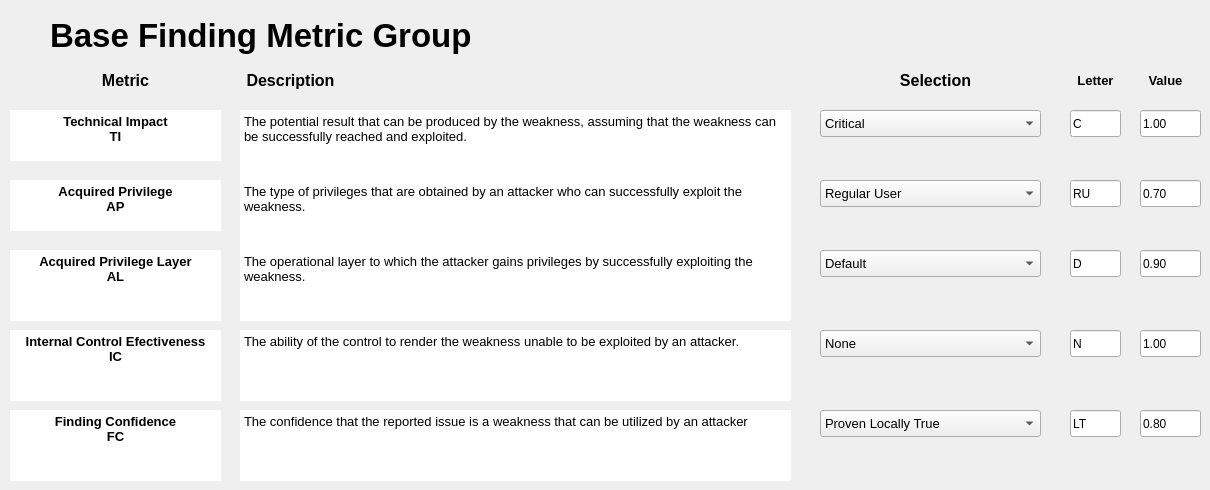
    <widget class="QWidget" name="tab_2">
     <attribute name="title">
      <string>Base Finding</string>
     </attribute>
     <widget class="QLabel" name="label_5">
      <property name="geometry">
       <rect>
        <x>50</x>
        <y>0</y>
        <width>1141</width>
        <height>71</height>
       </rect>
      </property>
      <property name="font">
       <font>
        <pointsize>25</pointsize>
        <weight>75</weight>
        <italic>false</italic>
        <bold>true</bold>
        <underline>false</underline>
        <strikeout>false</strikeout>
        <kerning>true</kerning>
       </font>
      </property>
      <property name="text">
       <string>Base Finding Metric Group</string>
      </property>
     </widget>
     <widget class="QLabel" name="label_6">
      <property name="geometry">
       <rect>
        <x>90</x>
        <y>70</y>
        <width>71</width>
        <height>21</height>
       </rect>
      </property>
      <property name="font">
       <font>
        <pointsize>12</pointsize>
        <weight>75</weight>
        <bold>true</bold>
       </font>
      </property>
      <property name="text">
       <string>Metric</string>
      </property>
      <property name="alignment">
       <set>Qt::AlignCenter</set>
      </property>
     </widget>
     <widget class="QTextEdit" name="textEdit">
      <property name="geometry">
       <rect>
        <x>10</x>
        <y>110</y>
        <width>211</width>
        <height>51</height>
       </rect>
      </property>
      <property name="frameShape">
       <enum>QFrame::NoFrame</enum>
      </property>
      <property name="lineWidth">
       <number>0</number>
      </property>
      <property name="html">
       <string>&lt;!DOCTYPE HTML PUBLIC &quot;-//W3C//DTD HTML 4.0//EN&quot; &quot;http://www.w3.org/TR/REC-html40/strict.dtd&quot;&gt;
&lt;html&gt;&lt;head&gt;&lt;meta name=&quot;qrichtext&quot; content=&quot;1&quot; /&gt;&lt;style type=&quot;text/css&quot;&gt;
p, li { white-space: pre-wrap; }
&lt;/style&gt;&lt;/head&gt;&lt;body style=&quot; font-family:'Ubuntu'; font-size:10pt; font-weight:400; font-style:normal;&quot;&gt;
&lt;p align=&quot;center&quot; style=&quot; margin-top:0px; margin-bottom:0px; margin-left:0px; margin-right:0px; -qt-block-indent:0; text-indent:0px;&quot;&gt;&lt;span style=&quot; font-weight:600;&quot;&gt;Technical Impact&lt;/span&gt;&lt;/p&gt;
&lt;p align=&quot;center&quot; style=&quot; margin-top:0px; margin-bottom:0px; margin-left:0px; margin-right:0px; -qt-block-indent:0; text-indent:0px;&quot;&gt;&lt;span style=&quot; font-weight:600;&quot;&gt;TI&lt;/span&gt;&lt;/p&gt;&lt;/body&gt;&lt;/html&gt;</string>
      </property>
     </widget>
     <widget class="QTextEdit" name="textEdit_2">
      <property name="geometry">
       <rect>
        <x>10</x>
        <y>180</y>
        <width>211</width>
        <height>51</height>
       </rect>
      </property>
      <property name="frameShape">
       <enum>QFrame::NoFrame</enum>
      </property>
      <property name="lineWidth">
       <number>0</number>
      </property>
      <property name="html">
       <string>&lt;!DOCTYPE HTML PUBLIC &quot;-//W3C//DTD HTML 4.0//EN&quot; &quot;http://www.w3.org/TR/REC-html40/strict.dtd&quot;&gt;
&lt;html&gt;&lt;head&gt;&lt;meta name=&quot;qrichtext&quot; content=&quot;1&quot; /&gt;&lt;style type=&quot;text/css&quot;&gt;
p, li { white-space: pre-wrap; }
&lt;/style&gt;&lt;/head&gt;&lt;body style=&quot; font-family:'Ubuntu'; font-size:10pt; font-weight:400; font-style:normal;&quot;&gt;
&lt;p align=&quot;center&quot; style=&quot; margin-top:0px; margin-bottom:0px; margin-left:0px; margin-right:0px; -qt-block-indent:0; text-indent:0px;&quot;&gt;&lt;span style=&quot; font-weight:600;&quot;&gt;Acquired Privilege&lt;/span&gt;&lt;/p&gt;
&lt;p align=&quot;center&quot; style=&quot; margin-top:0px; margin-bottom:0px; margin-left:0px; margin-right:0px; -qt-block-indent:0; text-indent:0px;&quot;&gt;&lt;span style=&quot; font-weight:600;&quot;&gt;AP&lt;/span&gt;&lt;/p&gt;&lt;/body&gt;&lt;/html&gt;</string>
      </property>
     </widget>
     <widget class="QTextEdit" name="textEdit_3">
      <property name="geometry">
       <rect>
        <x>10</x>
        <y>250</y>
        <width>211</width>
        <height>71</height>
       </rect>
      </property>
      <property name="frameShape">
       <enum>QFrame::NoFrame</enum>
      </property>
      <property name="lineWidth">
       <number>0</number>
      </property>
      <property name="html">
       <string>&lt;!DOCTYPE HTML PUBLIC &quot;-//W3C//DTD HTML 4.0//EN&quot; &quot;http://www.w3.org/TR/REC-html40/strict.dtd&quot;&gt;
&lt;html&gt;&lt;head&gt;&lt;meta name=&quot;qrichtext&quot; content=&quot;1&quot; /&gt;&lt;style type=&quot;text/css&quot;&gt;
p, li { white-space: pre-wrap; }
&lt;/style&gt;&lt;/head&gt;&lt;body style=&quot; font-family:'Ubuntu'; font-size:10pt; font-weight:400; font-style:normal;&quot;&gt;
&lt;p align=&quot;center&quot; style=&quot; margin-top:0px; margin-bottom:0px; margin-left:0px; margin-right:0px; -qt-block-indent:0; text-indent:0px;&quot;&gt;&lt;span style=&quot; font-weight:600;&quot;&gt;Acquired Privilege Layer&lt;/span&gt;&lt;/p&gt;
&lt;p align=&quot;center&quot; style=&quot; margin-top:0px; margin-bottom:0px; margin-left:0px; margin-right:0px; -qt-block-indent:0; text-indent:0px;&quot;&gt;&lt;span style=&quot; font-weight:600;&quot;&gt;AL&lt;/span&gt;&lt;/p&gt;&lt;/body&gt;&lt;/html&gt;</string>
      </property>
     </widget>
     <widget class="QTextEdit" name="textEdit_4">
      <property name="geometry">
       <rect>
        <x>10</x>
        <y>330</y>
        <width>211</width>
        <height>71</height>
       </rect>
      </property>
      <property name="frameShape">
       <enum>QFrame::NoFrame</enum>
      </property>
      <property name="lineWidth">
       <number>0</number>
      </property>
      <property name="html">
       <string>&lt;!DOCTYPE HTML PUBLIC &quot;-//W3C//DTD HTML 4.0//EN&quot; &quot;http://www.w3.org/TR/REC-html40/strict.dtd&quot;&gt;
&lt;html&gt;&lt;head&gt;&lt;meta name=&quot;qrichtext&quot; content=&quot;1&quot; /&gt;&lt;style type=&quot;text/css&quot;&gt;
p, li { white-space: pre-wrap; }
&lt;/style&gt;&lt;/head&gt;&lt;body style=&quot; font-family:'Ubuntu'; font-size:10pt; font-weight:400; font-style:normal;&quot;&gt;
&lt;p align=&quot;center&quot; style=&quot; margin-top:0px; margin-bottom:0px; margin-left:0px; margin-right:0px; -qt-block-indent:0; text-indent:0px;&quot;&gt;&lt;span style=&quot; font-weight:600;&quot;&gt;Internal Control Efectiveness&lt;/span&gt;&lt;/p&gt;
&lt;p align=&quot;center&quot; style=&quot; margin-top:0px; margin-bottom:0px; margin-left:0px; margin-right:0px; -qt-block-indent:0; text-indent:0px;&quot;&gt;&lt;span style=&quot; font-weight:600;&quot;&gt;IC&lt;/span&gt;&lt;/p&gt;&lt;/body&gt;&lt;/html&gt;</string>
      </property>
     </widget>
     <widget class="QTextEdit" name="textEdit_5">
      <property name="geometry">
       <rect>
        <x>10</x>
        <y>410</y>
        <width>211</width>
        <height>71</height>
       </rect>
      </property>
      <property name="frameShape">
       <enum>QFrame::NoFrame</enum>
      </property>
      <property name="lineWidth">
       <number>0</number>
      </property>
      <property name="html">
       <string>&lt;!DOCTYPE HTML PUBLIC &quot;-//W3C//DTD HTML 4.0//EN&quot; &quot;http://www.w3.org/TR/REC-html40/strict.dtd&quot;&gt;
&lt;html&gt;&lt;head&gt;&lt;meta name=&quot;qrichtext&quot; content=&quot;1&quot; /&gt;&lt;style type=&quot;text/css&quot;&gt;
p, li { white-space: pre-wrap; }
&lt;/style&gt;&lt;/head&gt;&lt;body style=&quot; font-family:'Ubuntu'; font-size:10pt; font-weight:400; font-style:normal;&quot;&gt;
&lt;p align=&quot;center&quot; style=&quot; margin-top:0px; margin-bottom:0px; margin-left:0px; margin-right:0px; -qt-block-indent:0; text-indent:0px;&quot;&gt;&lt;span style=&quot; font-weight:600;&quot;&gt;Finding Confidence&lt;/span&gt;&lt;/p&gt;
&lt;p align=&quot;center&quot; style=&quot; margin-top:0px; margin-bottom:0px; margin-left:0px; margin-right:0px; -qt-block-indent:0; text-indent:0px;&quot;&gt;&lt;span style=&quot; font-weight:600;&quot;&gt;FC&lt;/span&gt;&lt;/p&gt;&lt;/body&gt;&lt;/html&gt;</string>
      </property>
     </widget>
     <widget class="QLabel" name="label_7">
      <property name="geometry">
       <rect>
        <x>230</x>
        <y>70</y>
        <width>121</width>
        <height>21</height>
       </rect>
      </property>
      <property name="font">
       <font>
        <pointsize>12</pointsize>
        <weight>75</weight>
        <bold>true</bold>
       </font>
      </property>
      <property name="text">
       <string>Description</string>
      </property>
      <property name="alignment">
       <set>Qt::AlignCenter</set>
      </property>
     </widget>
     <widget class="QTextEdit" name="textEdit_6">
      <property name="geometry">
       <rect>
        <x>240</x>
        <y>110</y>
        <width>551</width>
        <height>71</height>
       </rect>
      </property>
      <property name="frameShape">
       <enum>QFrame::NoFrame</enum>
      </property>
      <property name="lineWidth">
       <number>0</number>
      </property>
      <property name="html">
       <string>&lt;!DOCTYPE HTML PUBLIC &quot;-//W3C//DTD HTML 4.0//EN&quot; &quot;http://www.w3.org/TR/REC-html40/strict.dtd&quot;&gt;
&lt;html&gt;&lt;head&gt;&lt;meta name=&quot;qrichtext&quot; content=&quot;1&quot; /&gt;&lt;style type=&quot;text/css&quot;&gt;
p, li { white-space: pre-wrap; }
&lt;/style&gt;&lt;/head&gt;&lt;body style=&quot; font-family:'Ubuntu'; font-size:10pt; font-weight:400; font-style:normal;&quot;&gt;
&lt;p style=&quot; margin-top:12px; margin-bottom:12px; margin-left:0px; margin-right:0px; -qt-block-indent:0; text-indent:0px;&quot;&gt;&lt;span style=&quot; font-family:'MS Shell Dlg 2';&quot;&gt;The potential result that can be produced by the weakness, assuming that the weakness can be successfully reached and exploited.&lt;/span&gt;&lt;/p&gt;&lt;/body&gt;&lt;/html&gt;</string>
      </property>
     </widget>
     <widget class="QTextEdit" name="textEdit_7">
      <property name="geometry">
       <rect>
        <x>240</x>
        <y>180</y>
        <width>551</width>
        <height>71</height>
       </rect>
      </property>
      <property name="frameShape">
       <enum>QFrame::NoFrame</enum>
      </property>
      <property name="lineWidth">
       <number>0</number>
      </property>
      <property name="html">
       <string>&lt;!DOCTYPE HTML PUBLIC &quot;-//W3C//DTD HTML 4.0//EN&quot; &quot;http://www.w3.org/TR/REC-html40/strict.dtd&quot;&gt;
&lt;html&gt;&lt;head&gt;&lt;meta name=&quot;qrichtext&quot; content=&quot;1&quot; /&gt;&lt;style type=&quot;text/css&quot;&gt;
p, li { white-space: pre-wrap; }
&lt;/style&gt;&lt;/head&gt;&lt;body style=&quot; font-family:'Ubuntu'; font-size:10pt; font-weight:400; font-style:normal;&quot;&gt;
&lt;p style=&quot; margin-top:0px; margin-bottom:0px; margin-left:0px; margin-right:0px; -qt-block-indent:0; text-indent:0px;&quot;&gt;&lt;span style=&quot; font-family:'MS Shell Dlg 2';&quot;&gt;The type of privileges that are obtained by an attacker who can successfully exploit the weakness.&lt;/span&gt;&lt;/p&gt;&lt;/body&gt;&lt;/html&gt;</string>
      </property>
     </widget>
     <widget class="QTextEdit" name="textEdit_8">
      <property name="geometry">
       <rect>
        <x>240</x>
        <y>250</y>
        <width>551</width>
        <height>71</height>
       </rect>
      </property>
      <property name="frameShape">
       <enum>QFrame::NoFrame</enum>
      </property>
      <property name="lineWidth">
       <number>0</number>
      </property>
      <property name="html">
       <string>&lt;!DOCTYPE HTML PUBLIC &quot;-//W3C//DTD HTML 4.0//EN&quot; &quot;http://www.w3.org/TR/REC-html40/strict.dtd&quot;&gt;
&lt;html&gt;&lt;head&gt;&lt;meta name=&quot;qrichtext&quot; content=&quot;1&quot; /&gt;&lt;style type=&quot;text/css&quot;&gt;
p, li { white-space: pre-wrap; }
&lt;/style&gt;&lt;/head&gt;&lt;body style=&quot; font-family:'Ubuntu'; font-size:10pt; font-weight:400; font-style:normal;&quot;&gt;
&lt;p style=&quot; margin-top:0px; margin-bottom:0px; margin-left:0px; margin-right:0px; -qt-block-indent:0; text-indent:0px;&quot;&gt;&lt;span style=&quot; font-family:'MS Shell Dlg 2';&quot;&gt;The operational layer to which the attacker gains privileges by successfully exploiting the weakness. &lt;/span&gt;&lt;/p&gt;&lt;/body&gt;&lt;/html&gt;</string>
      </property>
     </widget>
     <widget class="QTextEdit" name="textEdit_9">
      <property name="geometry">
       <rect>
        <x>240</x>
        <y>330</y>
        <width>551</width>
        <height>71</height>
       </rect>
      </property>
      <property name="frameShape">
       <enum>QFrame::NoFrame</enum>
      </property>
      <property name="lineWidth">
       <number>0</number>
      </property>
      <property name="html">
       <string>&lt;!DOCTYPE HTML PUBLIC &quot;-//W3C//DTD HTML 4.0//EN&quot; &quot;http://www.w3.org/TR/REC-html40/strict.dtd&quot;&gt;
&lt;html&gt;&lt;head&gt;&lt;meta name=&quot;qrichtext&quot; content=&quot;1&quot; /&gt;&lt;style type=&quot;text/css&quot;&gt;
p, li { white-space: pre-wrap; }
&lt;/style&gt;&lt;/head&gt;&lt;body style=&quot; font-family:'Ubuntu'; font-size:10pt; font-weight:400; font-style:normal;&quot;&gt;
&lt;p style=&quot; margin-top:0px; margin-bottom:0px; margin-left:0px; margin-right:0px; -qt-block-indent:0; text-indent:0px;&quot;&gt;&lt;span style=&quot; font-family:'MS Shell Dlg 2';&quot;&gt;The ability of the control to render the weakness unable to be exploited by an attacker. &lt;/span&gt;&lt;/p&gt;&lt;/body&gt;&lt;/html&gt;</string>
      </property>
     </widget>
     <widget class="QTextEdit" name="textEdit_10">
      <property name="geometry">
       <rect>
        <x>240</x>
        <y>410</y>
        <width>551</width>
        <height>71</height>
       </rect>
      </property>
      <property name="frameShape">
       <enum>QFrame::NoFrame</enum>
      </property>
      <property name="lineWidth">
       <number>0</number>
      </property>
      <property name="html">
       <string>&lt;!DOCTYPE HTML PUBLIC &quot;-//W3C//DTD HTML 4.0//EN&quot; &quot;http://www.w3.org/TR/REC-html40/strict.dtd&quot;&gt;
&lt;html&gt;&lt;head&gt;&lt;meta name=&quot;qrichtext&quot; content=&quot;1&quot; /&gt;&lt;style type=&quot;text/css&quot;&gt;
p, li { white-space: pre-wrap; }
&lt;/style&gt;&lt;/head&gt;&lt;body style=&quot; font-family:'Ubuntu'; font-size:10pt; font-weight:400; font-style:normal;&quot;&gt;
&lt;p style=&quot; margin-top:0px; margin-bottom:0px; margin-left:0px; margin-right:0px; -qt-block-indent:0; text-indent:0px;&quot;&gt;&lt;span style=&quot; font-family:'MS Shell Dlg 2';&quot;&gt;The confidence that the reported issue is a weakness that can be utilized by an attacker&lt;/span&gt;&lt;/p&gt;&lt;/body&gt;&lt;/html&gt;</string>
      </property>
     </widget>
     <widget class="QLabel" name="label_8">
      <property name="geometry">
       <rect>
        <x>870</x>
        <y>70</y>
        <width>131</width>
        <height>21</height>
       </rect>
      </property>
      <property name="font">
       <font>
        <pointsize>12</pointsize>
        <weight>75</weight>
        <bold>true</bold>
       </font>
      </property>
      <property name="text">
       <string>Selection</string>
      </property>
      <property name="alignment">
       <set>Qt::AlignCenter</set>
      </property>
     </widget>
     <widget class="QComboBox" name="cBox_BF_TI">
      <property name="geometry">
       <rect>
        <x>820</x>
        <y>110</y>
        <width>221</width>
        <height>27</height>
       </rect>
      </property>
      <property name="font">
       <font>
        <pointsize>10</pointsize>
       </font>
      </property>
      <item>
       <property name="text">
        <string>Critical</string>
       </property>
      </item>
     </widget>
     <widget class="QLabel" name="label_9">
      <property name="geometry">
       <rect>
        <x>1070</x>
        <y>70</y>
        <width>51</width>
        <height>21</height>
       </rect>
      </property>
      <property name="font">
       <font>
        <pointsize>12</pointsize>
        <weight>75</weight>
        <bold>true</bold>
       </font>
      </property>
      <property name="text">
       <string>&lt;html&gt;&lt;head/&gt;&lt;body&gt;&lt;p&gt;&lt;span style=&quot; font-size:10pt;&quot;&gt;Letter&lt;/span&gt;&lt;/p&gt;&lt;/body&gt;&lt;/html&gt;</string>
      </property>
      <property name="alignment">
       <set>Qt::AlignCenter</set>
      </property>
     </widget>
     <widget class="QLabel" name="label_10">
      <property name="geometry">
       <rect>
        <x>1140</x>
        <y>70</y>
        <width>51</width>
        <height>21</height>
       </rect>
      </property>
      <property name="font">
       <font>
        <pointsize>12</pointsize>
        <weight>75</weight>
        <bold>true</bold>
       </font>
      </property>
      <property name="text">
       <string>&lt;html&gt;&lt;head/&gt;&lt;body&gt;&lt;p&gt;&lt;span style=&quot; font-size:10pt;&quot;&gt;Value&lt;/span&gt;&lt;/p&gt;&lt;/body&gt;&lt;/html&gt;</string>
      </property>
      <property name="alignment">
       <set>Qt::AlignCenter</set>
      </property>
     </widget>
     <widget class="QComboBox" name="cBox_BF_AP">
      <property name="geometry">
       <rect>
        <x>820</x>
        <y>180</y>
        <width>221</width>
        <height>27</height>
       </rect>
      </property>
      <property name="font">
       <font>
        <pointsize>10</pointsize>
       </font>
      </property>
      <item>
       <property name="text">
        <string>Regular User</string>
       </property>
      </item>
     </widget>
     <widget class="QComboBox" name="cBox_BF_AL">
      <property name="geometry">
       <rect>
        <x>820</x>
        <y>250</y>
        <width>221</width>
        <height>27</height>
       </rect>
      </property>
      <property name="font">
       <font>
        <pointsize>10</pointsize>
       </font>
      </property>
      <item>
       <property name="text">
        <string>Default</string>
       </property>
      </item>
     </widget>
     <widget class="QComboBox" name="cBox_BF_IC">
      <property name="geometry">
       <rect>
        <x>820</x>
        <y>330</y>
        <width>221</width>
        <height>27</height>
       </rect>
      </property>
      <property name="font">
       <font>
        <pointsize>10</pointsize>
       </font>
      </property>
      <item>
       <property name="text">
        <string>None</string>
       </property>
      </item>
     </widget>
     <widget class="QComboBox" name="cBox_BF_FC">
      <property name="geometry">
       <rect>
        <x>820</x>
        <y>410</y>
        <width>221</width>
        <height>27</height>
       </rect>
      </property>
      <property name="font">
       <font>
        <pointsize>10</pointsize>
       </font>
      </property>
      <item>
       <property name="text">
        <string>Proven Locally True</string>
       </property>
      </item>
     </widget>
     <widget class="QLineEdit" name="txtB_BF_TI_Letter">
      <property name="geometry">
       <rect>
        <x>1070</x>
        <y>110</y>
        <width>51</width>
        <height>27</height>
       </rect>
      </property>
      <property name="text">
       <string>C</string>
      </property>
     </widget>
     <widget class="QLineEdit" name="txtB_BF_TI_Value">
      <property name="geometry">
       <rect>
        <x>1140</x>
        <y>110</y>
        <width>61</width>
        <height>27</height>
       </rect>
      </property>
      <property name="text">
       <string>1.00</string>
      </property>
     </widget>
     <widget class="QLineEdit" name="txtB_BF_AP_Letter">
      <property name="geometry">
       <rect>
        <x>1070</x>
        <y>180</y>
        <width>51</width>
        <height>27</height>
       </rect>
      </property>
      <property name="text">
       <string>RU</string>
      </property>
     </widget>
     <widget class="QLineEdit" name="txtB_BF_AP_Value">
      <property name="geometry">
       <rect>
        <x>1140</x>
        <y>180</y>
        <width>61</width>
        <height>27</height>
       </rect>
      </property>
      <property name="text">
       <string>0.70</string>
      </property>
     </widget>
     <widget class="QLineEdit" name="txtB_BF_AL_Letter">
      <property name="geometry">
       <rect>
        <x>1070</x>
        <y>250</y>
        <width>51</width>
        <height>27</height>
       </rect>
      </property>
      <property name="text">
       <string>D</string>
      </property>
     </widget>
     <widget class="QLineEdit" name="txtB_BF_IC_Letter">
      <property name="geometry">
       <rect>
        <x>1070</x>
        <y>330</y>
        <width>51</width>
        <height>27</height>
       </rect>
      </property>
      <property name="text">
       <string>N</string>
      </property>
     </widget>
     <widget class="QLineEdit" name="txtB_BF_IC_Value">
      <property name="geometry">
       <rect>
        <x>1140</x>
        <y>330</y>
        <width>61</width>
        <height>27</height>
       </rect>
      </property>
      <property name="text">
       <string>1.00</string>
      </property>
     </widget>
     <widget class="QLineEdit" name="txtB_BF_AL_Value">
      <property name="geometry">
       <rect>
        <x>1140</x>
        <y>250</y>
        <width>61</width>
        <height>27</height>
       </rect>
      </property>
      <property name="text">
       <string>0.90</string>
      </property>
     </widget>
     <widget class="QLineEdit" name="txtB_BF_FC_Letter">
      <property name="geometry">
       <rect>
        <x>1070</x>
        <y>410</y>
        <width>51</width>
        <height>27</height>
       </rect>
      </property>
      <property name="text">
       <string>LT</string>
      </property>
     </widget>
     <widget class="QLineEdit" name="txtB_BF_FC_Value">
      <property name="geometry">
       <rect>
        <x>1140</x>
        <y>410</y>
        <width>61</width>
        <height>27</height>
       </rect>
      </property>
      <property name="text">
       <string>0.80</string>
      </property>
     </widget>
    </widget>
